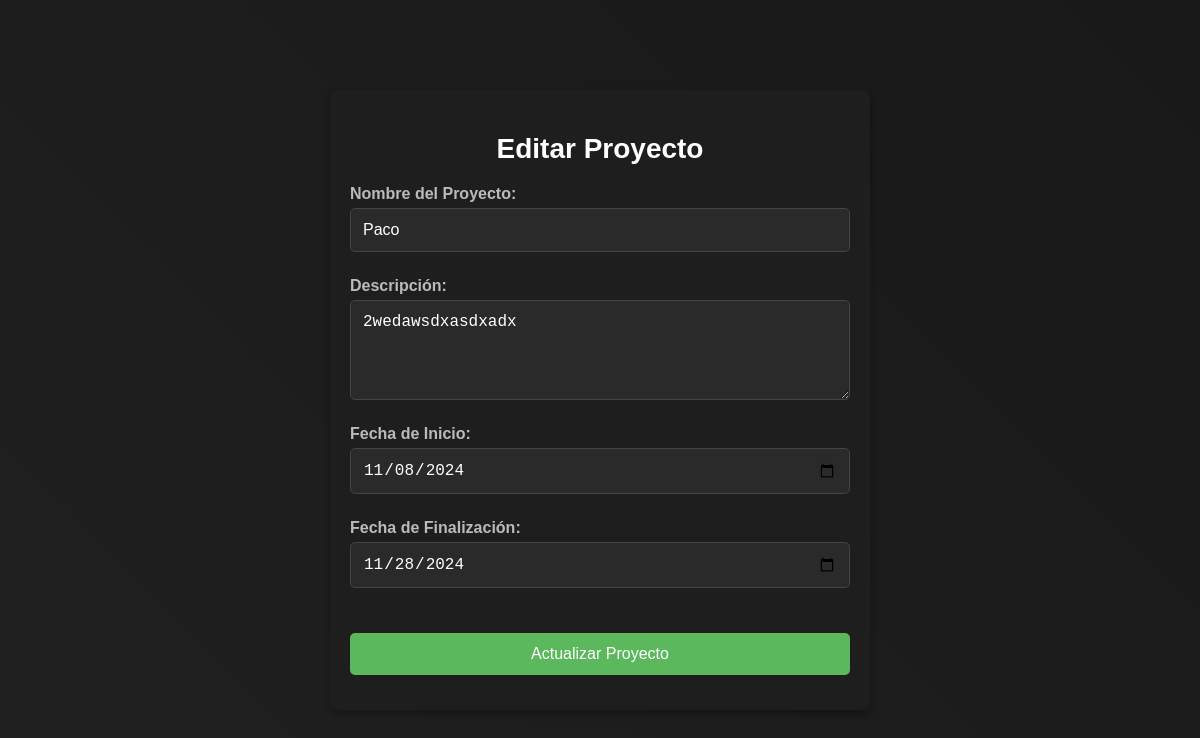
The page /formulariosproyectos?id=2 (signed in) on the database its author committed.
### tables this page shows
CREATE TABLE proyecto(id_proyecto INTEGER PRIMARY KEY, nombre TEXT, descripcion TEXT, fecha_inicio DATE, fecha_final DATE);

### main.py (the view, shortened to what this page needs)
@app.route('/formulariosproyectos', methods=['GET', 'POST'])
def crear_proyecto():
    usuario = session.get('usuario', {})
    if not usuario or usuario.get('tipo_usuario') != "Admin":
        return redirect(url_for('index'))
    base_de_datos = "basededatos/greenscape.db"
    conexion = Conexion(base_de_datos)
    usuario_obj = conexion.buscar_usuario_por_id(usuario.get('id', None))
    proyecto_objeto = None  # Inicializamos la variable para pasarla al formulario
    id_p = request.args.get('id')
    if id_p:
        proyectos = conexion.mostrar_proyectos()
        for proyecto in proyectos:
            if proyecto[0] == int(id_p):
                proyecto_objeto = Proyecto(
                    id_proyecto=proyecto[0],
                    nombre=proyecto[1],
                    descripcion=proyecto[2],
                    fecha_inicio=proyecto[3],
                    fecha_final=proyecto[4]
                )
                break
    return render_template('formularioProyectos.html', usuario=usuario_obj, proyecto=proyecto_objeto)

### basededatos/conexion.py (called while the page is built)
    def mostrar_proyectos(self):
        self.cursor.execute("SELECT id_proyecto, nombre, descripcion, fecha_inicio, fecha_final FROM proyecto")
        proyectos = self.cursor.fetchall()
        return proyectos

    def buscar_usuario_por_id(self, id_usuario):
        from modelo.Usuario import Usuario
        self.cursor.execute("SELECT id_usuario, nombre, telefono, password, email, tipo_usuario FROM usuario WHERE id_usuario = ?", (id_usuario,))
        usuario_data = self.cursor.fetchone()
        if usuario_data:
            usuario = Usuario(
                id_usuario=usuario_data[0],
                nombre=usuario_data[1],
                password=usuario_data[2],
                email=usuario_data[3],
                tipo_usuario=usuario_data[4],
                telefono=usuario_data[5]
            )
            return usuario
        return None

### templates/formularioProyectos.html (shortened to what this page needs)
<!DOCTYPE html>
<html lang="es">
<head>
    <link rel="stylesheet" href="{{ url_for('static', filename='css/formularioCrearrproyecto.css') }}">
</head>
<body>
    <div class="login-container">
        <h2>{{ 'Editar Proyecto' if proyecto else 'Crear Proyecto' }}</h2>
        <form method="POST" action="/formulariosproyectos">
            <div class="form-group">
                <label for="nombre">Nombre del Proyecto:</label>
                <input type="text" id="nombre" name="nombre" value="{{ proyecto._nombre if proyecto else '' }}" required>
            </div>
            <div class="form-group">
                <label for="descripcion">Descripción:</label>
                <textarea id="descripcion" name="descripcion" rows="4" required>{{ proyecto._descripcion if proyecto else '' }}</textarea>
            </div>
            <div class="form-group">
                <label for="fecha_inicio">Fecha de Inicio:</label>
                <input type="date" id="fecha_inicio" name="fecha_inicio" value="{{ proyecto._fecha_inicio if proyecto else '' }}" required>
            </div>
            <div class="form-group">
                <label for="fecha_final">Fecha de Finalización:</label>
                <input type="date" id="fecha_final" name="fecha_final" value="{{ proyecto._fecha_final if proyecto else '' }}" required>
            </div>
            <div class="form-group">
                <button type="submit" class="submit-button">{{ 'Actualizar Proyecto' if proyecto else 'Crear Proyecto' }}</button>
            </div>
        </form>
    </div>
</body>
</html>

### static/css/formularioCrearrproyecto.css (style rules this page uses)
body { font-family: Arial, sans-serif; background-color: #121212; color: #e0e0e0; display: flex; justify-content: center; align-items: center; height: 100vh; margin: 0; overflow: hidden; position: relative; background: linear-gradient(45deg, #2a2a2a, #1a1a1a, #121212); background-size: 400% 400%; animation: gradientBG 10s ease infinite; }
.login-container { width: 90%; max-width: 500px; padding: 20px; background-color: #1e1e1e; box-shadow: 0 4px 8px rgba(0, 0, 0, 0.3); border-radius: 8px; text-align: center; position: relative; z-index: 1; }
h2 { margin-bottom: 20px; color: #fff; font-size: 28px; }
.form-group { display: flex; flex-direction: column; align-items: flex-start; margin-bottom: 15px; }
.form-group label { font-weight: bold; color: #bbb; margin-bottom: 5px; }
.form-group input, .form-group textarea { width: 100%; padding: 12px; border: 1px solid #444; border-radius: 5px; font-size: 16px; background-color: #2a2a2a; color: #fff; margin-bottom: 10px; box-sizing: border-box; }
.form-group textarea { resize: vertical; min-height: 100px; }
.submit-button { width: 100%; padding: 12px; background-color: #5cb85c; color: white; font-size: 16px; border: none; border-radius: 5px; cursor: pointer; transition: background-color 0.3s; margin-top: 20px; }

### rows shown on the page
proyecto: nombre "Paco", descripcion "2wedawsdxasdxadx", fecha_inicio "11/08/2024", fecha_final "11/28/2024"

### other values the page prints
{{ 'Editar Proyecto' if proyecto else 'Crear Proyecto' }} "Editar Proyecto"
{{ 'Actualizar Proyecto' if proyecto else 'Crear Proyecto' }} "Actualizar Proyecto"
